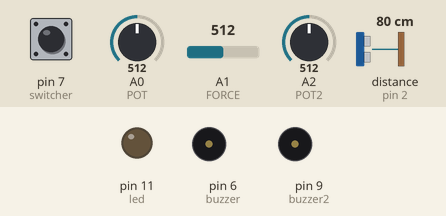
Bench run of a sketch on a simulated Arduino Uno, built with avr-gcc and run on an emulated ATmega328P. Parts: output pins drawn as LEDs (lit = HIGH), buzzer (waves = sounding, pin HIGH). Wiring (inferred from the names in the program): ultrasonic range finder: trigger pin 3; echo pin 2. The test bench sets the inputs (shaded band); at power-on: pin 7 (switcher) LOW, A0 (POT) = 512, A1 (FORCE) = 512, A2 (POT2) = 512, distance to the obstacle (sensor on pin 2) 80 cm. The echo pulse lasts 58.3 µs per cm; pins used as bus, display or sensor lines are not drawn.

Above: at 1.2 s.
1.3 s: pin 7 (switcher) pulled HIGH for 0.15 s
At 1.38 s:
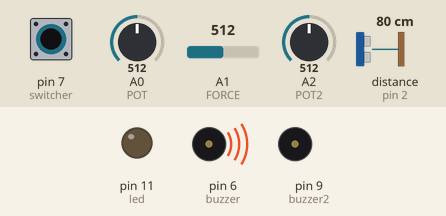
Timing chart, 0 to 4.3 s (numbered marks = the images above; inputs shaded):
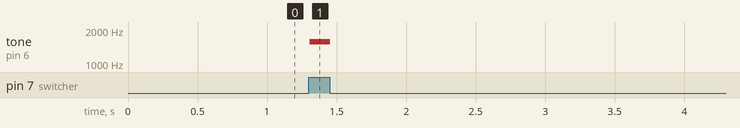

Measured:
- after the input at 1.3 s, tone on pin 6 (buzzer): silent → 1568 Hz at once, → silent 0.15 s later

The sketch:

assignment_week_10.ino
```cpp
#include"pitches.h"

//Outputs
const int buzzer = 6;
const int buzzer2 = 9;
const int switcher = 7;
const int led = 11;

//inputs
const int POT = A0;
const int FORCE = A1;
const int POT2 = A2;
#define echoPin 2
#define trigPin 3


// defines variables
int switcherState;
long duration; // variable for the duration of sound wave travel
int distanceNew; // variable for the new distance measurement
int distanceOld = 0; // variable for the old distance measurement
int distSpeed; // variable for speed
unsigned long previousMillis = 0; // variable for setting up the interval code
long tracker = 0; //  the tracker basically keeps track of which iteration we are in of the loop
long interval; // interval being set up by POT
int forceValue;
int potValue;
int pot2Value;
int note;

void setup() {
  // put your setup code here, to run once:
  pinMode(buzzer, OUTPUT);
  pinMode(buzzer2, OUTPUT);
  pinMode(led, OUTPUT);
  pinMode(switcher, INPUT);
  pinMode(POT, INPUT);
  pinMode(POT2, INPUT);
  pinMode(FORCE, INPUT);
  pinMode(trigPin, OUTPUT); // Sets the trigPin as an OUTPUT
  pinMode(echoPin, INPUT); // Sets the echoPin as an INPUT
  Serial.begin(9600);
}

void loop() {
  switcherState = digitalRead(switcher);

  // Clears the trigPin condition
  digitalWrite(trigPin, LOW);
  delayMicroseconds(2);
  // Sets the trigPin HIGH (ACTIVE) for 10 microseconds
  digitalWrite(trigPin, HIGH);
  delayMicroseconds(10);
  digitalWrite(trigPin, LOW);
  // Reads the echoPin, returns the sound wave travel time in microseconds
  duration = pulseIn(echoPin, HIGH);
  // Calculating the distance
  distanceNew = duration * 0.034 / 2; // Speed of sound wave divided by 2 (go and back)

  // defining values from analog reads
  potValue = analogRead(POT);
  interval = potValue;
  pot2Value = analogRead(POT2);
  duration = pot2Value;
  forceValue = analogRead(A1);

  unsigned long currentMillis = millis();

  if (switcherState == 1) {
    if (currentMillis - previousMillis >= interval) {

    // for the first iteration we play the sound using the ultrasound
    // it measures the distance and subtracts it from the previous time it mapped your hand position
      if (tracker % 4 == 0) {
         digitalWrite(led, HIGH);
        distSpeed = abs(distanceNew - distanceOld);
        distanceOld = distanceNew;

        if (distSpeed < 1) {
          note = NOTE_C7;
        } else if (distSpeed < 2) {
          note = NOTE_D7;
        } else if (distSpeed < 3) {
          note = NOTE_E7;
        } else if (distSpeed < 4) {
          note = NOTE_F7;
        } else if (distSpeed < 5) {
          note = NOTE_G7;
        } else if (distSpeed < 7) {
          note = NOTE_A7;
        } else if (distSpeed < 8) {
          note = NOTE_B7;
        } else if (distSpeed < 9) {
          note = NOTE_C8;
        } else if (distSpeed < 10) {
          note = NOTE_D8;
        }
        else {
          note = NOTE_G6;
        }
        tone(buzzer, note, duration);


      }
      if (tracker % 4 == 1) {
        // we have to do noTone here so that we can hear the next note
        // also the LED is turned off
        noTone(buzzer);
        digitalWrite(led, LOW);
      }
      if (tracker % 4 == 2) {
        // the note here is determined by pressure
        digitalWrite(led, LOW);
        if (forceValue < 100) {
          note = NOTE_C5;
        } else if (forceValue < 200) {
          note = NOTE_D5;
        } else if (forceValue < 300) {
          note = NOTE_E5;
        } else if (forceValue < 400) {
          note = NOTE_F5;
        } else if (forceValue < 500) {
          note = NOTE_G5;
        } else if (forceValue < 600) {
          note = NOTE_A5;
        } else if (forceValue < 700) {
          note = NOTE_B5;
        } else if (forceValue < 800) {
          note = NOTE_C6;
        } else if (forceValue < 900) {
          note = NOTE_D6;
        }
        else if (forceValue < 1000) {
          note = NOTE_E7;
        }
        else if (forceValue < 1100) {
          note = NOTE_F7;
        }
        tone(buzzer2, note, duration);

      }
      if (tracker % 4 == 3) {
        digitalWrite(led, LOW);
        noTone(buzzer2);
      }
      tracker++;
      // save the last time you blinked the LED
      previousMillis = currentMillis;

    } else {
      digitalWrite(led, LOW);
    }
  } else {
    digitalWrite(led, LOW);
    noTone(buzzer);
  }
}
```

pitches.h
```cpp
#define NOTE_B0  31
#define NOTE_C1  33
#define NOTE_CS1 35
#define NOTE_D1  37
#define NOTE_DS1 39
#define NOTE_E1  41
#define NOTE_F1  44
#define NOTE_FS1 46
#define NOTE_G1  49
#define NOTE_GS1 52
#define NOTE_A1  55
#define NOTE_AS1 58
#define NOTE_B1  62
#define NOTE_C2  65
#define NOTE_CS2 69
#define NOTE_D2  73
#define NOTE_DS2 78
#define NOTE_E2  82
#define NOTE_F2  87
#define NOTE_FS2 93
#define NOTE_G2  98
#define NOTE_GS2 104
#define NOTE_A2  110
#define NOTE_AS2 117
#define NOTE_B2  123
#define NOTE_C3  131
#define NOTE_CS3 139
#define NOTE_D3  147
#define NOTE_DS3 156
#define NOTE_E3  165
#define NOTE_F3  175
#define NOTE_FS3 185
#define NOTE_G3  196
#define NOTE_GS3 208
#define NOTE_A3  220
#define NOTE_AS3 233
#define NOTE_B3  247
#define NOTE_C4  262
#define NOTE_CS4 277
#define NOTE_D4  294
#define NOTE_DS4 311
#define NOTE_E4  330
#define NOTE_F4  349
#define NOTE_FS4 370
#define NOTE_G4  392
#define NOTE_GS4 415
#define NOTE_A4  440
#define NOTE_AS4 466
#define NOTE_B4  494
#define NOTE_C5  523
#define NOTE_CS5 554
#define NOTE_D5  587
#define NOTE_DS5 622
#define NOTE_E5  659
#define NOTE_F5  698
#define NOTE_FS5 740
#define NOTE_G5  784
#define NOTE_GS5 831
#define NOTE_A5  880
#define NOTE_AS5 932
#define NOTE_B5  988
#define NOTE_C6  1047
#define NOTE_CS6 1109
#define NOTE_D6  1175
#define NOTE_DS6 1245
#define NOTE_E6  1319
#define NOTE_F6  1397
#define NOTE_FS6 1480
#define NOTE_G6  1568
#define NOTE_GS6 1661
#define NOTE_A6  1760
#define NOTE_AS6 1865
#define NOTE_B6  1976
#define NOTE_C7  2093
#define NOTE_CS7 2217
#define NOTE_D7  2349
#define NOTE_DS7 2489
#define NOTE_E7  2637
#define NOTE_F7  2794
#define NOTE_FS7 2960
#define NOTE_G7  3136
#define NOTE_GS7 3322
#define NOTE_A7  3520
#define NOTE_AS7 3729
#define NOTE_B7  3951
#define NOTE_C8  4186
#define NOTE_CS8 4435
#define NOTE_D8  4699
#define NOTE_DS8 4978
#define END -1
```
